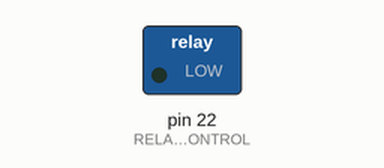
Simulated run of this sketch. Board: Arduino Mega 2560, built with avr-gcc and run on an emulated ATmega2560. Parts: switched loads named in the sketch (green lamp = pin HIGH).

Above: at 1.0 s.
At 3.0 s:
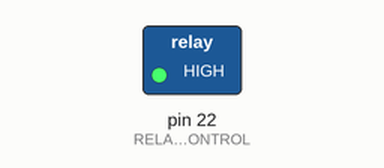
Timing chart, 0 to 5.2 s (numbered marks = the images above):
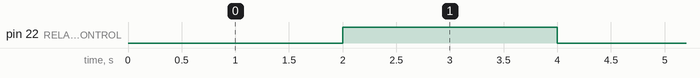

The sketch:

code.ino
```cpp
#define RELAY_CONTROL 22

void setup() {
  pinMode(RELAY_CONTROL, OUTPUT);
  digitalWrite(RELAY_CONTROL, LOW);
}

void loop() {
  digitalWrite(RELAY_CONTROL, LOW);
  delay(2000);
  digitalWrite(RELAY_CONTROL, HIGH);
  delay(2000);
}
```

Measured:
- by itself, pin 22 (RELAY_CONTROL): alternates HIGH for 2.0 s and LOW for 2.0 s
